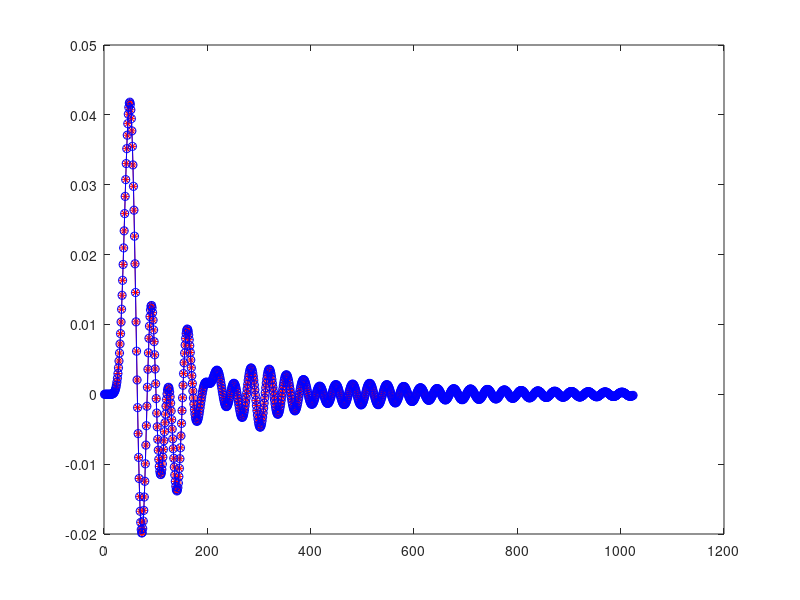

This chart was generated by the following MATLAB code:
clear; 
Nsos = 4; % number of second order sections
Wc=1/16; 

coeff_int = 2;
coeff_frac = 12;
coeff_width = coeff_int + coeff_frac;

%  iir filter

%[b, a] = butter(Nsos*2,Wc); 
%[b, a] = besself(Nsos*2,Wc); 
%Rp = 5; Rs = 20; [b, a] = ellip (Nsos*2, Rp, Rs, Wc);
Rp=5; [b, a]=cheby1(Nsos*2, Rp, Wc);

%freqz(b,a,4096);

% convert filter to second order sections
[sos, g] = tf2sos(b,a);
sos(:,1:3) = sos(:,1:3) * (g^(1/Nsos)); % scale the b coefficients by g.

%sec = 4; zplane(sos(sec,1:3), sos(sec,4:6)); 


% quantize coefficients
sos_q = round(sos*(2^coeff_frac));
sos_q_scaled = sos_q/(2^coeff_frac);
max_q_coeff_int = floor(max(max(abs(sos_q_scaled))));
if (max_q_coeff_int > (2^(coeff_int-2))) printf("ERROR: not enough integer bits.\n"); endif;

% look at the quantized filter coefficients
[b_q, a_q] = sos2tf(sos_q_scaled);
%zplane(b_q, a_q);
%freqz(b_q, a_q, 4096);

% simulate the filter.
Nsim = 1024;
s=zeros(1,Nsim); s(5) = 1; % impulse

% direct implementation
s_filt = filter(b_q,a_q,s);

% cascaded SOS
s_filt2 = s;
for i=1:Nsos
    b_sos = sos_q_scaled(i,1:3);
    a_sos = sos_q_scaled(i,4:6);
    s_filt2 = filter(b_sos, a_sos, s_filt2);
endfor

% low level second order sections
s_filt3 = s;
for i=1:Nsos
    Xk0=0; Xk1=0; Xk2=0; Yk0=0; Yk1=0; Yk2=0;
    b0 = sos_q_scaled(i,1);
    b1 = sos_q_scaled(i,2);
    b2 = sos_q_scaled(i,3);
    a1 = sos_q_scaled(i,5);
    a2 = sos_q_scaled(i,6);
    for k=1:Nsim
        Xk0 = s_filt3(k);    
        Yk0 = b0*Xk0 + b1*Xk1 + b2*Xk2 - a1*Yk1 - a2*Yk2; % note - sign on a1, a2.
        Xk2=Xk1; Xk1=Xk0; Yk2=Yk1; Yk1=Yk0; 
        s_filt3(k) = Yk0;
    endfor
endfor

plot(s_filt, '*r-'); hold on; plot(s_filt3, 'ob-'); hold off;

% print out the coefficients in C++ table. 
printf("    const int Nsos = %d; // number of second order sections.\n", Nsos);
printf("    const coeff_type coeff_array[Nsos][6] = {\n");
for i=1:Nsos
    printf("        { ");
    for j=1:6
        printf("%+3.10f", sos_q_scaled(i,j));
        if (j==6) printf(" "); else printf(", "); endif
    endfor
    if (i==Nsos) printf("}\n"); else printf("},\n"); endif
endfor
printf("    };\n");
